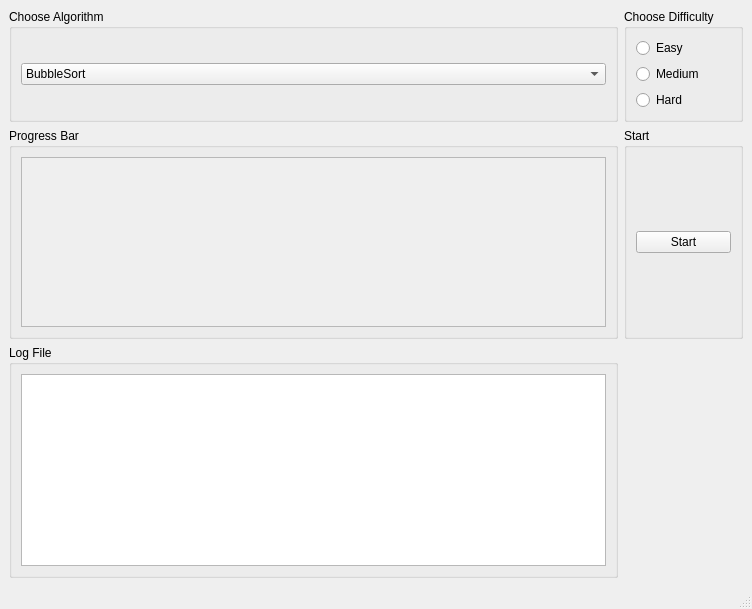
<?xml version="1.0" encoding="UTF-8"?>
<ui version="4.0">
 <class>MainWindow</class>
 <widget class="QMainWindow" name="MainWindow">
  <property name="geometry">
   <rect>
    <x>0</x>
    <y>0</y>
    <width>752</width>
    <height>609</height>
   </rect>
  </property>
  <property name="windowTitle">
   <string>MainWindow</string>
  </property>
  <widget class="QWidget" name="centralwidget">
   <layout class="QGridLayout" name="gridLayout_4">
    <item row="3" column="1">
     <spacer name="verticalSpacer">
      <property name="orientation">
       <enum>Qt::Vertical</enum>
      </property>
      <property name="sizeHint" stdset="0">
       <size>
        <width>20</width>
        <height>40</height>
       </size>
      </property>
     </spacer>
    </item>
    <item row="3" column="0">
     <widget class="QGroupBox" name="groupBox_4">
      <property name="title">
       <string>Log File</string>
      </property>
      <layout class="QGridLayout" name="gridLayout_7">
       <item row="0" column="0">
        <widget class="QTextEdit" name="textEdit"/>
       </item>
      </layout>
     </widget>
    </item>
    <item row="0" column="1">
     <widget class="QGroupBox" name="groupBox">
      <property name="title">
       <string>Choose Difficulty</string>
      </property>
      <layout class="QGridLayout" name="gridLayout_3">
       <item row="0" column="0">
        <widget class="QRadioButton" name="radioButton_Easy">
         <property name="text">
          <string>Easy</string>
         </property>
        </widget>
       </item>
       <item row="1" column="0">
        <widget class="QRadioButton" name="radioButton_Medium">
         <property name="text">
          <string>Medium</string>
         </property>
        </widget>
       </item>
       <item row="2" column="0">
        <widget class="QRadioButton" name="radioButton_Hard">
         <property name="text">
          <string>Hard</string>
         </property>
        </widget>
       </item>
      </layout>
     </widget>
    </item>
    <item row="1" column="0">
     <widget class="QGroupBox" name="groupBox_Thread">
      <property name="title">
       <string>Progress Bar</string>
      </property>
      <layout class="QVBoxLayout" name="verticalLayout">
       <item>
        <widget class="QScrollArea" name="scrollArea">
         <property name="widgetResizable">
          <bool>true</bool>
         </property>
         <widget class="QWidget" name="scrollAreaWidgetContents">
          <property name="geometry">
           <rect>
            <x>0</x>
            <y>0</y>
            <width>567</width>
            <height>125</height>
           </rect>
          </property>
          <layout class="QVBoxLayout" name="verticalLayout_2">
           <item>
            <spacer name="verticalSpacer_2">
             <property name="orientation">
              <enum>Qt::Vertical</enum>
             </property>
             <property name="sizeHint" stdset="0">
              <size>
               <width>20</width>
               <height>104</height>
              </size>
             </property>
            </spacer>
           </item>
          </layout>
         </widget>
        </widget>
       </item>
      </layout>
     </widget>
    </item>
    <item row="0" column="0">
     <widget class="QGroupBox" name="groupBox_3">
      <property name="title">
       <string>Choose Algorithm</string>
      </property>
      <layout class="QGridLayout" name="gridLayout_5">
       <item row="0" column="0">
        <widget class="QComboBox" name="comboBox_Algorithm">
         <item>
          <property name="text">
           <string>BubbleSort</string>
          </property>
         </item>
         <item>
          <property name="text">
           <string>MergeSort</string>
          </property>
         </item>
        </widget>
       </item>
      </layout>
     </widget>
    </item>
    <item row="1" column="1">
     <widget class="QGroupBox" name="groupBox_5">
      <property name="title">
       <string>Start</string>
      </property>
      <layout class="QGridLayout" name="gridLayout_8">
       <item row="2" column="0">
        <widget class="QPushButton" name="pushButton_StartThread">
         <property name="text">
          <string>Start</string>
         </property>
        </widget>
       </item>
      </layout>
     </widget>
    </item>
   </layout>
  </widget>
  <widget class="QMenuBar" name="menubar">
   <property name="geometry">
    <rect>
     <x>0</x>
     <y>0</y>
     <width>752</width>
     <height>30</height>
    </rect>
   </property>
  </widget>
  <widget class="QStatusBar" name="statusbar"/>
 </widget>
 <resources/>
 <connections/>
</ui>
